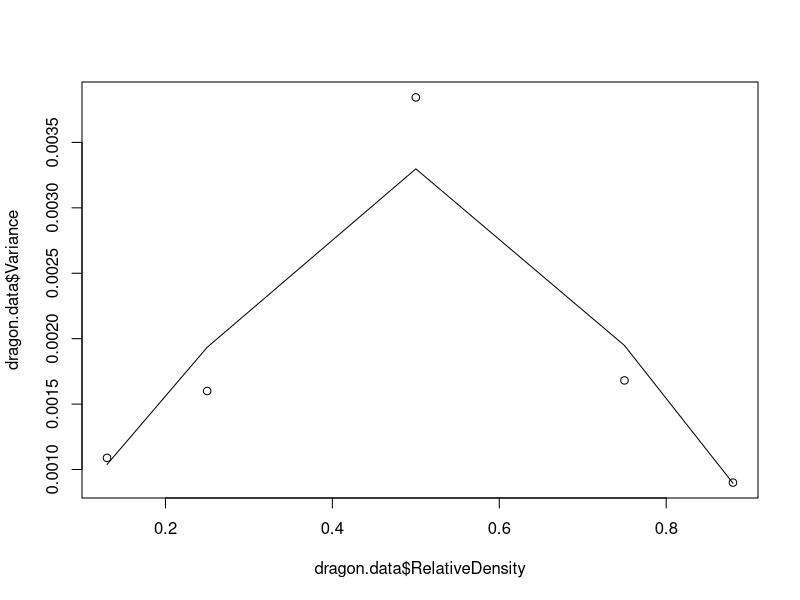
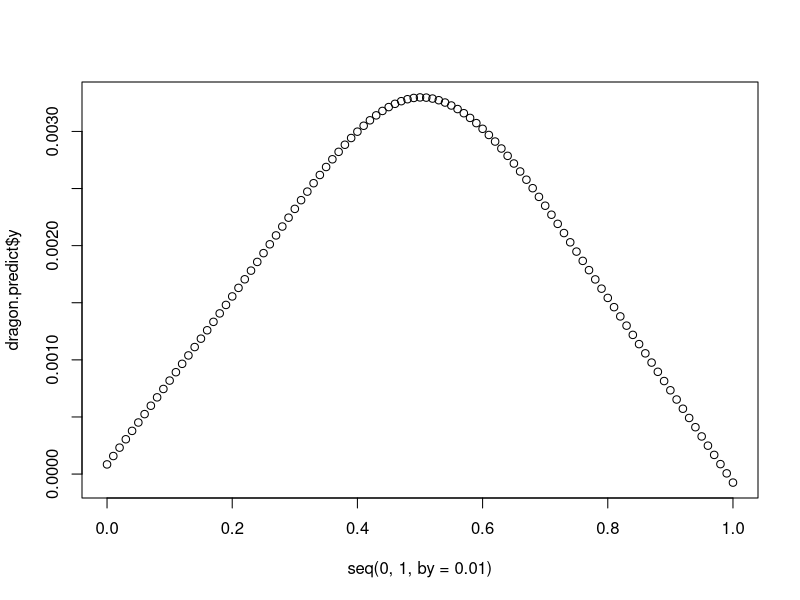
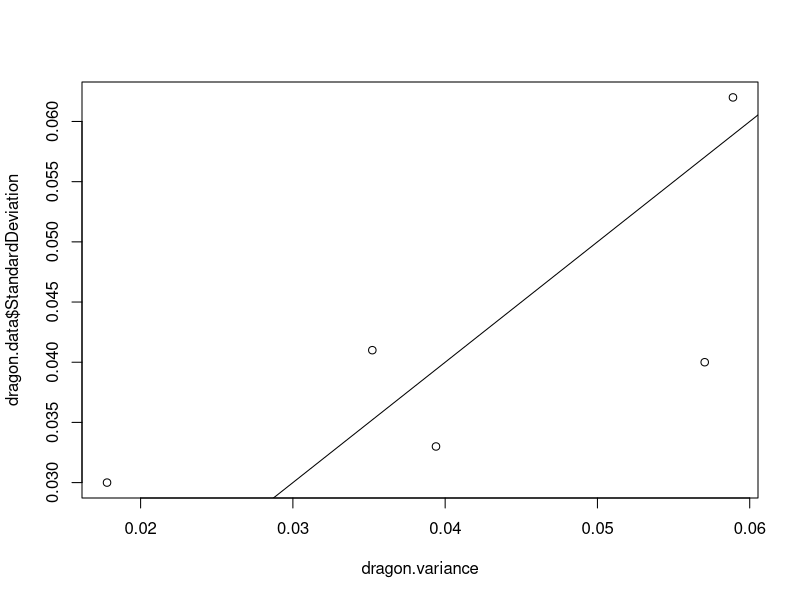

The R script that drew these images, in order:
### get data from Johansonn1992Dragonfly

### set working directory

setwd('D:/Documents/Data/SwitchingAndIndVar/DataFromGraphs/')

### load libraries

library(dplyr)

### load data

dragon.data <- read.csv('Johansson1992Dragonfly.csv')

colnames(dragon.data)[1] <- 'RelativeDensity'

### relative preference at equal abundance = 0.62

### convert standard deviations into variances

dragon.data$Variance <- (dragon.data$StandardDeviation)^2

### model variance to find where maximum occurs

dragon.smooth <- smooth.spline(x = dragon.data$RelativeDensity, y = dragon.data$Variance)

plot(x = dragon.data$RelativeDensity, y = dragon.data$Variance)
lines(x = dragon.data$RelativeDensity, y = dragon.smooth$y)

dragon.predict <- predict(dragon.smooth, x = seq(0,1, by = 0.01))

plot(x = seq(0,1, by = 0.01), y = dragon.predict$y)

dragon.predict$x[which(dragon.predict$y == max(dragon.predict$y))]

### try to predict the variances 

# need p's 

calcp <- function(rel.pref, rel.density) {
  rel.pref*rel.density/(rel.pref*rel.density + ((1 - rel.pref) * (1 - rel.density)))
}

dragon.p <- calcp(rel.pref = 0.62, rel.density = dragon.data$RelativeDensity)

# calculate variance p(1-p)/n. n here is 4 from functional response experiment.

dragon.variance <- dragon.p*(1-dragon.p)/4

plot(x = dragon.variance, y = dragon.data$StandardDeviation)
abline(a = 0, b = 1)


### calculate confidence interval for the variance estimates

GenCI <- function(p.vec, n.samples, n.events, n.sim) {
  
  quant.data <- matrix(nrow = length(p.vec), ncol = 3)
  
  for(j in 1:length(p.vec)){
    mat <- matrix(nrow = n.sim, ncol = n.samples)
    for(i in 1:n.sim){
      mat[i,] <- rbinom(n = n.samples, size = n.events, prob = p.vec[j])
    }
    prop.mat <- mat/n.events
    var.vec <- apply(prop.mat, 1, var)
    quant.data[j, ] <- c(p.vec[j], quantile(var.vec, probs = c(0.025, 0.975)))
  }
  quant.data
}

GenCI(p.vec = dragon.p, n.samples = 4, n.events = 4, n.sim = 10000)


















